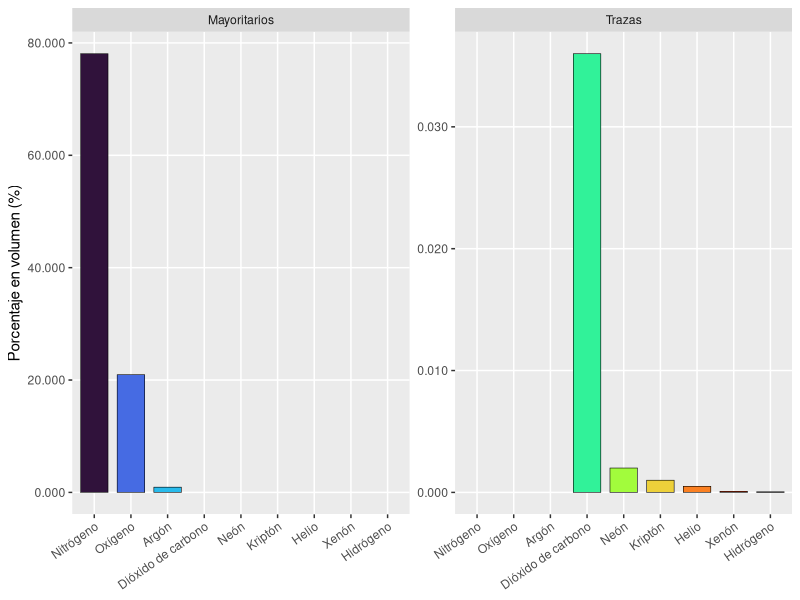

The R source for this figure: (Note: this script raises an error after producing the figure.)
## ---- chunk 1
#| label: tbl-meteovsclima
#| tbl-cap: "Comparación conceptual entre meteorología y climatología."
#| echo: false
#| message: false
#| warning: false

library(dplyr)
library(tibble)
library(kableExtra)

tabla_meteo_clima <- tribble(
  ~Concepto, ~`Enfoque Temporal`, ~`Objetivo Principal`,
  "Meteorología", "Horas o días (corto plazo)", "Pronóstico del tiempo y estudio de fenómenos momentáneos",
  "Climatología", "Décadas (largo plazo)", "Caracterización de regímenes regionales y estadísticas de diseño"
)

tabla_meteo_clima %>%
  kbl(
    booktabs = TRUE,
    align = c("c","c","c"),
    format = "html",
    col.names = c(
      "Concepto",
      "Enfoque temporal",
      "Objetivo principal"
    )
  ) %>%
  kable_classic(html_font = "Latin Modern Roman") %>%
  kable_styling(
    full_width = FALSE,
    bootstrap_options = "hover"
  ) %>%
  row_spec(0, bold = TRUE)
## ---- chunk 2
#| label: tbl-atmosfera
#| tbl-cap: "Composición de la atmósfera."
#| message: false
#| warning: false

library(dplyr)
library(tibble)
library(kableExtra)
library(ggplot2)
library(scales)

# -----------------------------
# Tabla: Gases permanentes de la atmósfera (porcentaje en volumen)
# -----------------------------
gases_atmosfera <- tribble(
  ~Constituyente,      ~Fórmula,                 ~`Porcentaje en volumen`,
  "Nitrógeno",         "N<sub>2</sub>",          78.08,
  "Oxígeno",           "O<sub>2</sub>",          20.95,
  "Argón",             "Ar",                      0.93,
  "Dióxido de carbono","CO<sub>2</sub>",          0.036,
  "Neón",              "Ne",                      0.002,
  "Helio",             "He",                      0.0005,
  "Kriptón",           "Kr",                      0.001,
  "Xenón",             "Xe",                      0.00009,
  "Hidrógeno",         "H<sub>2</sub>",           0.00005
)

gases_atmosfera %>%
  kbl(
    booktabs = TRUE,
    align = c("l","c","c"),
    format = "html",
    escape = FALSE,
    col.names = c("Constituyente", "Fórmula", "Porcentaje en volumen (%)")
  ) %>%
  kable_classic(html_font = "Latin Modern Roman") %>%
  kable_styling(full_width = FALSE, bootstrap_options = "hover") %>%
  row_spec(0, bold = TRUE) %>%
  column_spec(3, width = "6.5em") %>%
  footnote(
    general = "Valores típicos de gases permanentes (aprox.) expresados como porcentaje en volumen. El vapor de agua no se incluye por ser altamente variable.",
    general_title = ""
  )
## ---- chunk 3
#| label: fig-atmosfera
#| fig-cap: "Composición de la atmósfera"
#| fig-align: center
#| out-width: 100%
#| class: fig-border
#| message: false
#| warning: false


# -----------------------------
# Alternativa (recomendada para docencia): dos paneles (mayores vs trazas)
# con colores diferenciados por gas (escala TURBO)
# -----------------------------

library(viridis)

gases_plot2 <- gases_atmosfera %>%
  mutate(
    Grupo = if_else(`Porcentaje en volumen` >= 0.1, "Mayoritarios", "Trazas"),
    Constituyente = factor(
      Constituyente,
      levels = Constituyente[order(`Porcentaje en volumen`, decreasing = TRUE)]
    )
  )

ggplot(
  gases_plot2,
  aes(
    x = Constituyente,
    y = `Porcentaje en volumen`,
    fill = Constituyente
  )
) +
  geom_col(width = 0.75, color = "black", linewidth = 0.2) +
  facet_wrap(~Grupo, scales = "free_y") +
  scale_fill_viridis_d(option = "turbo", guide = "none") +
  scale_y_continuous(labels = label_number(accuracy = 0.001)) +
  labs(
    x = NULL,
    y = "Porcentaje en volumen (%)"
  ) +
  theme(
    panel.grid.minor = element_blank(),
    axis.text.x = element_text(angle = 35, hjust = 1)
  )

## ---- chunk 4
#| label: fig-vapor
#| fig-cap: "Movimiento de masas de vapor de agua en la atmósfera.<br><span style='font-size:0.8em;'>Fuente: [@NOAA_OSPO]</span>"
#| fig-align: center
#| out-width: 80%
#| echo: false
#| class: fig-border

knitr::include_graphics("assets/img/vapor.gif")

## ---- chunk 5
#| label: fig-troposfera
#| fig-cap: "Troposfera.<br><span style='font-size:0.8em;'>Fuente: [WorldAtlas, 2025]</span>"
#| fig-align: center
#| out-width: 70%
#| echo: false
#| class: fig-border

knitr::include_graphics("assets/img/troposfera.jpg")

## ---- chunk 6
#| label: fig-estratosfera
#| fig-cap: "Estratósfera.<br><span style='font-size:0.8em;'>Fuente: [WorldAtlas, 2025]</span>"
#| fig-align: center
#| out-width: 70%
#| echo: false
#| class: fig-border

knitr::include_graphics("assets/img/estratosfera.jpg")

## ---- chunk 7
#| label: fig-mesosfera
#| fig-cap: "Mesosfera.<br><span style='font-size:0.8em;'>Fuente: [WorldAtlas, 2025]</span>"
#| fig-align: center
#| out-width: 70%
#| echo: false
#| class: fig-border

knitr::include_graphics("assets/img/mesosfera.jpg")

## ---- chunk 8
#| label: fig-termosfera
#| fig-cap: "Termosfera.<br><span style='font-size:0.8em;'>Fuente: [WorldAtlas, 2025]</span>"
#| fig-align: center
#| out-width: 70%
#| echo: false
#| class: fig-border

knitr::include_graphics("assets/img/termosfera.jpg")

## ---- chunk 9
#| label: fig-exosfera
#| fig-cap: "Exosfera.<br><span style='font-size:0.8em;'>Fuente: [WorldAtlas, 2025]</span>"
#| fig-align: center
#| out-width: 70%
#| echo: false
#| class: fig-border

knitr::include_graphics("assets/img/exosfera.jpg")

## ---- chunk 10
#| label: fig-capas3
#| fig-cap: "Gradiente térmico en capas de la atmósfera.<br><span style='font-size:0.8em;'>Fuente: [Dana Desonie, Ph.D., 2025]</span>"
#| fig-align: center
#| out-width: 100%
#| echo: false
#| class: fig-border

knitr::include_graphics("assets/img/capas_atmosfera3.png")

## ---- chunk 11
#| label: fig-foehn
#| fig-cap: "Efecto Foehn de gradientes de presión.<br><span style='font-size:0.8em;'>Fuente: [Instituto Geográfico Nacional, Centro Nacional de Información Geográfica, UNAM; 2024]</span>"
#| fig-align: center
#| out-width: 100%
#| echo: false

knitr::include_graphics("assets/img/foehn2.png")
## ---- chunk 12
#| label: fig-allen
#| fig-cap: "Diagrama de anillos de Van Allen.<br><span style='font-size:0.8em;'>Fuente: [https://www.astronomynotes.com]</span><br><span style='font-size:0.8em;'>Modificado por (Matarrita,2025)"
#| fig-align: center
#| out-width: 110%
#| echo: false
#| class: fig-border

knitr::include_graphics("assets/img/allen.png")
## ---- chunk 13
#| label: fig-calor
#| fig-cap: "Mecanismos de transferencia de calor."
#| fig-align: center
#| out-width: 100%
#| echo: false
#| class: fig-border

knitr::include_graphics("assets/img/calor.png")
## ---- chunk 14
#| label: fig-latitud
#| fig-cap: "Distribución de la radiación debido a la curvatura de la Tierra."
#| fig-align: center
#| out-width: 100%
#| echo: false
#| class: fig-border

knitr::include_graphics("assets/img/latitud.png")
## ---- chunk 15
#| label: fig-invernadero
#| fig-cap: "Efecto invernadero."
#| fig-align: center
#| out-width: 100%
#| echo: false
#| class: fig-border

knitr::include_graphics("assets/img/invernadero.png")
## ---- chunk 16
#| label: fig-frente_frio
#| fig-cap: "Esquema de frente frío."
#| fig-align: center
#| out-width: 100%
#| echo: false
#| class: fig-border

knitr::include_graphics("assets/img/frente_frio.png")
## ---- chunk 17
#| label: fig-conver_diver
#| fig-cap: "Esquema de movimiento convergente y divergente del aire."
#| fig-align: center
#| out-width: 70%
#| echo: false
#| class: fig-border

knitr::include_graphics("assets/img/conver_diver.jpg")
## ---- chunk 18
#| echo: false
### Tabla de referencia: atmósfera estándar

library(dplyr)
library(tibble)
library(kableExtra)

atm_estandar <- tribble(
  ~`Altitud (m)`, ~`Presión (mb/hPa)`, ~`Temperatura (°C)`,
  0,    1013.2, 15.0,
  500,   954.6, 11.8,
  1000,  898.8,  8.5,
  2000,  795.0,  2.0
)

atm_estandar %>%
  kbl(
    booktabs = TRUE,
    align = c("c","c","c"),
    format = "html",
    col.names = c(
      "Altitud (m)",
      "Presión (mb / hPa)",
      "Temperatura (°C)"
    )
  ) %>%
  kable_classic(html_font = "Latin Modern Roman") %>%
  kable_styling(
    full_width = FALSE,
    bootstrap_options = "hover"
  ) %>%
  row_spec(0, bold = TRUE)

## ---- chunk 19
#| label: fig-hadley
#| fig-cap: "Células de circulación atmosférica.<br><span style='font-size:0.8em;'>Fuente: [CEUPE, 2025]</span>"
#| fig-align: center
#| out-width: 100%
#| echo: false
#| class: fig-border

knitr::include_graphics("assets/img/hadley.png")

## ---- chunk 20
#| label: fig-chorro
#| fig-cap: "Chorro de bajo nivel del Caribe.<br><span style='font-size:0.8em;'>Fuente: [@Cigefi]</span>"
#| fig-align: center
#| out-width: 80%
#| echo: false
#| class: fig-border

knitr::include_graphics("assets/img/chorro2.png")

## ---- chunk 21
#| label: fig-sinop
#| fig-cap: "Escala sinóptica de circulación atmosférica.<br><span style='font-size:0.8em;'>Fuente: [@NOAA_OSPO]</span>"
#| fig-align: center
#| out-width: 60%
#| echo: false
#| class: fig-border

knitr::include_graphics("assets/img/sinop.jfif")

## ---- chunk 22
#| label: fig-lluvia
#| fig-cap: "Mesoescala de circulación atmosférica.<br><span style='font-size:0.8em;'>Fuente: [@NOAA_OSPO]</span>"
#| fig-align: center
#| out-width: 60%
#| echo: false
#| class: fig-border

knitr::include_graphics("assets/img/lluvia.jpg")

## ---- chunk 23
#| label: tbl-escala
#| tbl-cap: "Resumen de escala de circulación atmosférica."
#| echo: false
#| message: false
#| warning: false

### Resumen de escalas de variabilidad atmosférica relevantes para la hidrología

library(dplyr)
library(tibble)
library(kableExtra)

tabla_escalas <- tribble(
  ~Escala, ~`Dimensión espacial`, ~`Ejemplos de procesos`,
  "Planetaria", "≥ 10,000 km", "Radiación solar entrante, Células de Hadley, Corrientes jet",
  "Macroescala", "≈ 1,000 km", "Sistemas de latitudes medias, huracanes, frentes",
  "Mesoescala", "1 – 100 km", "Brisas marinas, vientos de valle, tormentas convectivas",
  "Microescala", "≤ 0.1 km", "Turbulencia, intercambio suelo–atmósfera, vegetación"
)

tabla_escalas %>%
  kbl(
    booktabs = TRUE,
    align = c("c", "c", "l"),
    format = "html",
    escape = FALSE,
    col.names = c(
      "Escala",
      "Dimensión espacial",
      "Ejemplos de procesos atmosféricos"
    )
  ) %>%
  kable_classic(html_font = "Latin Modern Roman") %>%
  kable_styling(
    full_width = FALSE,
    bootstrap_options = "hover"
  ) %>%
  row_spec(0, bold = TRUE)
## ---- chunk 24
#| label: fig-lat_españa
#| fig-cap: "Misma latitud entre New York y Madrid."
#| fig-align: center
#| out-width: 100%
#| echo: false
#| class: fig-border

knitr::include_graphics("assets/img/latitud_españa.png")

## ---- chunk 25
#| label: fig-corrientes
#| fig-cap: "Corrientes oceánicas globales.<br><span style='font-size:0.8em;'>Fuente: [EOM.com, 2026]</span>"
#| fig-align: center
#| out-width: 100%
#| echo: false
#| class: fig-border

knitr::include_graphics("assets/img/corrientes.png")

## ---- chunk 26
#| label: tbl-enos-impactos
#| tbl-cap: "Impactos hidrológicos y climáticos asociados a las fases del fenómeno ENOS."
#| echo: false
#| message: false
#| warning: false

library(dplyr)
library(tibble)
library(kableExtra)

tabla_enos <- tribble(
  ~Región, ~`Impacto durante El Niño`, ~`Impacto durante La Niña`,
  "Sudamérica (Perú / Ecuador)",
  "Lluvias intensas e inundaciones costeras",
  "Condiciones más secas de lo habitual",

  "Norteamérica",
  "Sur de EE. UU. más húmedo; norte más cálido",
  "Sur de EE. UU. más cálido y seco; aumento del riesgo de sequía",

  "Centroamérica (Costa Rica)",
  "Sequía en la vertiente del Pacífico; exceso de lluvia en el Caribe",
  "Inundaciones en el Pacífico; déficit de precipitación en el Caribe",

  "Asia y Australia",
  "Sequías severas, incendios forestales y monzones debilitados",
  "Inundaciones generalizadas y monzones intensificados"
)

tabla_enos %>%
  kbl(
    booktabs = TRUE,
    align = c("c", "c", "c"),
    format = "html",
    escape = FALSE,
    col.names = c(
      "Región",
      "Impacto durante El Niño",
      "Impacto durante La Niña"
    )
  ) %>%
  kable_classic(html_font = "Latin Modern Roman") %>%
  kable_styling(
    full_width = FALSE,
    bootstrap_options = c("hover", "condensed")
  ) %>%
  row_spec(0, bold = TRUE)
